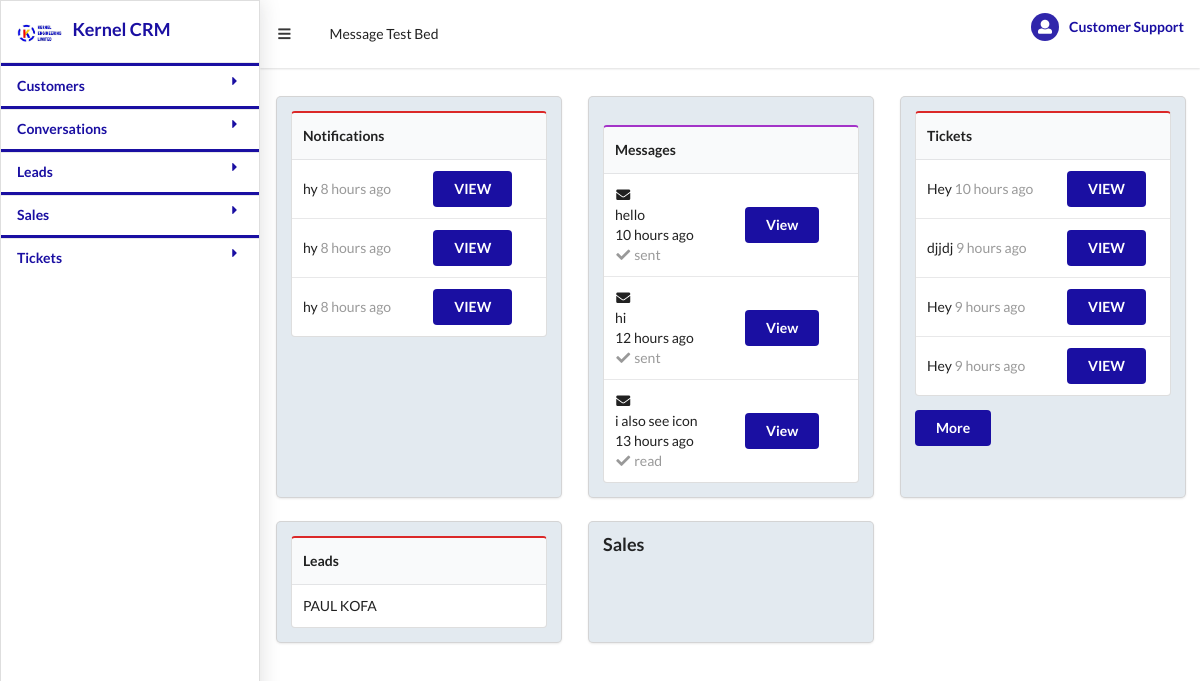
/ (signed in), run on the app's committed database.
### crmapp/models.py (models this page shows, shortened)
class Notification(models.Model):
	date_added =models.DateTimeField(auto_now=True)
	notification = models.CharField(max_length=300)
	serverity = models.CharField(choices = notification_severity,max_length=20)
	departments = models.ManyToManyField(Department)
	agents = models.ManyToManyField(Agent)
	conversation = models.ForeignKey(Conversation, on_delete=models.PROTECT)
	ticket = models.ForeignKey(Ticket,on_delete=models.PROTECT)
	lead = models.ForeignKey(Lead, on_delete=models.PROTECT)

class Message(models.Model):
	date_added = models.DateTimeField(auto_now=True)
	conversation = models.ForeignKey(Conversation,on_delete= models.PROTECT)
	message_to = models.ForeignKey(Persona, on_delete = models.PROTECT ,related_name='message_to',null=True)
	message_from = models.ForeignKey(Persona, on_delete = models.PROTECT,related_name='message_from')
	status = models.CharField(choices = message_status,max_length=50,default='sent')
	body = models.CharField(max_length=200)

class Ticket(models.Model):
	date_added = models.DateTimeField(auto_now=True)
	tittle = models.CharField(max_length=20)
	agents = models.ManyToManyField(Agent)
	status =models.CharField(choices=ticket_status,max_length=20)
	department = models.ManyToManyField(Department)
	ticket_customer = models.ForeignKey(Customer, on_delete=models.PROTECT)

class Lead(models.Model):
	note = models.CharField(max_length=100)
	lead_customer = models.ForeignKey(Customer, on_delete=models.PROTECT)
	conversations = models.ForeignKey(Conversation,on_delete=models.PROTECT)
	elevator = models.ForeignKey(Agent, on_delete = models.PROTECT)
	intrested_in = models.ManyToManyField(Product)
	date_added = models.DateTimeField(auto_now=True)
	state = models.CharField(choices=lead_states,max_length=30)
	def __str__(self):
			return self.note + str(self.elevator)

class Persona(models.Model):
	first_name = models.CharField(max_length=200)
	last_name = models.CharField(max_length=200)
	email = models.CharField(max_length=200)
	phone = models.CharField(max_length=200)
	date_added = models.DateTimeField(auto_now=True)
	def __str__(self):
			return self.first_name +" "+ self.last_name

### crmapp/views.py (the view)
# urls.py: path('', views.index, name='index'),
@login_required()
def index(request):
	template=loader.get_template('crmapp/index.html')
	try:
		messages = Message.objects.all().order_by('date_added').reverse()[:3]
	except IndexError:
		messages = Message.objects.all().order_by('date_added')
	try:
		tickets = Ticket.objects.all().reverse()[:5]
	except IndexError:
		tickets = Ticket.objects.all()
	try:
		notifications = Notification.objects.all().reverse()[5]
	except IndexError:
		notifications =Notification.objects.all()
	leads = Lead.objects.all().reverse()[5]
	print(leads)
	context={'messages':messages,
			'notifications':notifications,
			'tickets':tickets}
	context['leads']=leads
	return HttpResponse(template.render(context,request))

### crmapp/templates/crmapp/index.html
{% extends "base.html" %}
{% block content %}
{% load humanize %}
<div class="ui  three stackable cards">
<div class="card">
	<div class="content">
		<table class="ui red table">
  <thead>
    <tr><th>Notifications</th>
    	<th></th>
  </tr></thead><tbody>
                {% if notifications %}
    {% for notification in notifications %}
    <tr>
      <td>{{notification.notification}} <span class="meta">{{notification.date_added |naturaltime}}</span></td>
      <td> <a class="ui blue button" href="/notification/details/{{notification.id}}" >VIEW</a> </td>
    </tr>
    {% endfor %}
    {% endif %}
  </tbody>
</table>
	</div>
</div>
<div class="card">
  <div class="content">
    <table class="ui purple table">
  <thead>
    <tr><th>Messages</th>
      <th></th>
  </tr></thead><tbody>
                {% if messages %}
    {% for message in messages %}
    <tr>
      <a href="/messages">
   <td>
    <div class="event">
    <div class="label">
      <i class="ui envelope  icon"></i>
    </div>
    <div class="content">
      <div class="summary">
        {{message.body}}
        <div class="date">
          {{message.date_added |naturaltime}}
        </div>
      </div>
      <div class="meta">
        <a class="like">
          <i class="check icon"></i> {{message.status}}
        </a>
      </div>
    </div>
  </div>
</td>
<td>
  <a class="ui blue button"  href="{%url 'testbed' message.conversation.session_key%}">View</a>
</td>
      </a>
    </tr>
    {% endfor %}
    {% endif %}
  </tbody>
</table>
  </div>
	</div>
<div class="card">
  <div class="content">
    <table class="ui red table">
  <thead>
    <tr><th>Tickets</th>
      <th></th>
  </tr></thead><tbody>
             {% if tickets %}
    {% for ticket in tickets %}
    <tr>
      <td>{{ticket.tittle}} <span class="meta">{{ticket.date_added |naturaltime}}</span></td>
      <td> <a  href="{% url 'ticket_detail' ticket.id %}" class="ui blue button" >VIEW</a> </td>
    </tr>
    {% endfor %}
    {% endif %}
      </tbody>
</table>
 <a href="/tickets/all" class="ui blue button">More</a>
	</div>
</div>
<div class="card"><div class="content">
	   <table class="ui red table">
  <thead>
    <tr><th>Leads</th>
      <th></th>
  </tr></thead><tbody>
                {% if leads %}
                <tr>
 <td>{{leads.lead_customer}}</td>
                </tr>
    {% endif %}
  </tbody>
</table>
	</div>
</div>
<div class="card">
<div class="content">
		<h3 class="ui header">Sales</h3>
	</div>
</div>
</div>
{% endblock %}

### crmapp/templates/base.html (shortened to what this page needs)
<!DOCTYPE html>
<html>
<head>
  {% load static %}
<link rel="stylesheet" type="text/css" href="{% static 'crmapp/css/semantic.min.css' %}">
</head>
<body style = 'background-color: #ffffff'>
<div class="ui sidebar vertical left menu overlay visible" style="-webkit-transition-duration: 0.1s; overflow: visible !important;">
  <div class="item logo">
      <a  href='/'class="ui header" style="color:#1a0fa2"><img src="{% static 'crmapp/images/logo.jpg'%}"  />Kernel CRM</a>
  </div>
 <div class="ui accordion">
    <a class="title item" style="color:#182f7c"> <b>Customers</b> <i class="dropdown icon"></i>
                </a>
       <div class="title item ">
      <i class="dropdown icon"></i><b>Conversations</b>
    </div>
    <div class="title item ">
      <i class="dropdown icon"></i><b> Leads</b>
    </div>
    <div class="title item">
      <i class="dropdown icon"></i><b> Sales</b>
    </div>
        <div class="title item">
      <i class="dropdown icon"></i><b>Tickets</b>
    </div>
  </div>
</div>
<div class="pusher">
  <div class="ui menu asd borderless" style="border-radius: 0!important; border: 0; margin-left: 260px; -webkit-transition-duration: 0.1s;">
    <a class="item openbtn">
      <i class="icon content"></i>
    </a>
    <a class="item" href="{% url 'testbed' 'new'%}">Message Test Bed
                </a>
    <div class="right menu">
       {% if request.user.is_authenticated %}
    <h5 class=" ui item center aligned icon  popy">
  <i class="circular inverted user icon" style="background-color:#1a0fa2!important "></i>
  <b style="color: #1a0fa2;margin-left:10px">    {{ request.user.first_name }}  {{ request.user.last_name }}</b>
</h5>
             {% endif %}
    </div>
  </div>
<div class="expandedMargin" id="content" style="padding:15px;">
  {% block content %}
  {% endblock %}
  </div>
</div>
</body>
</html>

### crmapp/templates/base.html (style rules this page uses)
.expandedMargin { margin-left: 262px !important; }
.sidebar .item i { font-size: 24px; margin-top: -5px !important; }
.title.item { padding: .92857143em 1.14285714em !important; color:#1a0fa2 !important; border-top-style: solid !important; border-top-width: 3px !important; }
.blue.button { background-color: #1a0fa2 !important; }
.card { background-color: #e3eaf0 !important; }

### data on the page
Notification: notification "hy", date_added "8 hours ago"
Notification: notification "hy", date_added "8 hours ago"
Notification: notification "hy", date_added "8 hours ago"
Message: body "hello", date_added "10 hours ago", status "sent"
Message: body "hi", date_added "12 hours ago", status "sent"
Message: body "i also see icon", date_added "13 hours ago", status "read"
Ticket: tittle "Hey", date_added "10 hours ago"
Ticket: tittle "djjdj", date_added "9 hours ago"
Ticket: tittle "Hey", date_added "9 hours ago"
Ticket: tittle "Hey", date_added "9 hours ago"
Lead: lead_customer "PAUL KOFA"

### other printed values
{{ request.user.first_name }} "Customer"
{{ request.user.last_name }} "Support"
